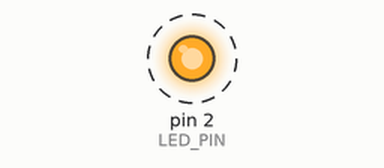
Simulated run of this sketch. Board: Arduino Uno, built with avr-gcc and run on an emulated ATmega328P. On the bench: output pins drawn as LEDs (lit = HIGH). Dashed ring = blinking. What the sketch prints to the serial monitor is not drawn.

Above: at 0.5 s.
Timing chart, 0 to 4.6 s (numbered marks = the images above):
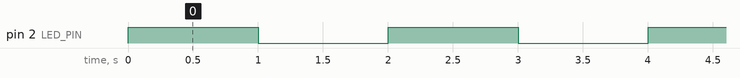

The sketch:

main.ino
```cpp
#define LED_PIN 2

void setup() {
  Serial.begin(115200);
  pinMode(LED_PIN, OUTPUT);
  Serial.println("Program started");
}

void loop() {
  digitalWrite(LED_PIN, HIGH);
  Serial.println("LED ON");
  delay(1000);

  digitalWrite(LED_PIN, LOW);
  Serial.println("LED OFF");
  delay(1000);
}
```

Measured:
- by itself, pin 2 (LED_PIN): alternates HIGH for 1.0 s and LOW for 1.0 s
